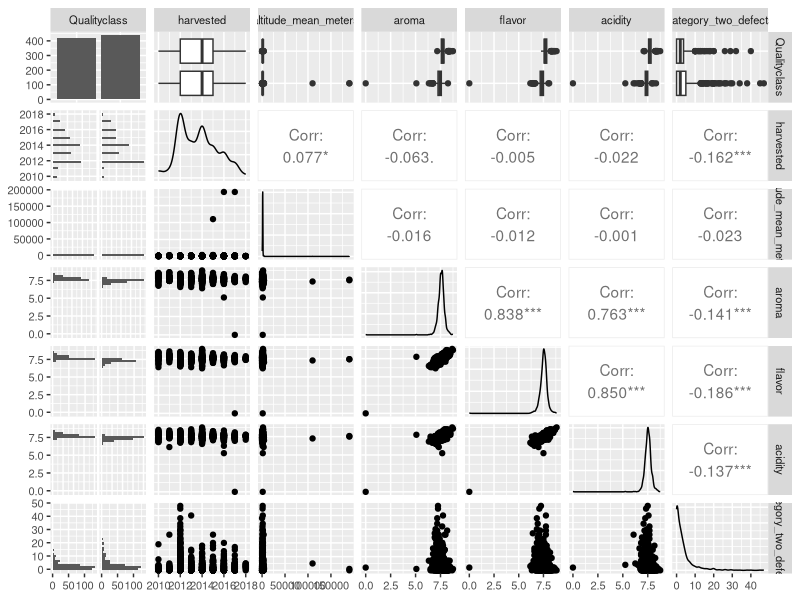

Recreate this plot in R.
##load library 
library(tidyverse)
library(ggplot2)
library(gridExtra)
library(GGally)

# import dataset and remove NA from dataset. 
data.origin <- read_csv("dataset8.csv")
data.no.NA <- data.origin %>% 
  na.omit()

glimpse(data.no.NA)
# Qualityclass act as our response variables, and have a binary response variables (Good/Bad).
# Select variables from data set.
data.analysis<- data.no.NA %>% 
  select(country_of_origin,
         harvested,
         Qualityclass,
         altitude_mean_meters,
         aroma,
         flavor,
         acidity)

#boxplot of Aroma/Flavor/Acidity/Farm's altitude by Quality class. 
plot.1 <- ggplot(data = data.no.NA, 
       aes(x = Qualityclass,
           y = aroma,
           fill = Qualityclass)) +
  geom_boxplot() +
  labs(x = "Quality class", y = "Aroma")+ 
  theme(legend.position = "none")
  

plot.2 <- ggplot(data = data.no.NA, 
       aes(x = Qualityclass,
           y = flavor,
           fill = Qualityclass)) +
  geom_boxplot() +
  labs(x = "Quality class", y = "Flavor")+ 
  theme(legend.position = "none")


plot.3 <- ggplot(data = data.no.NA, 
       aes(x = Qualityclass,
           y = acidity,
           fill = Qualityclass)) +
  geom_boxplot() +
  labs(x = "Quality class", y = "Acidity")+ 
  theme(legend.position = "none")


#cor between variables. 
pair.cor <- data.no.NA %>% 
  select(Qualityclass,
         harvested,
         altitude_mean_meters,
         aroma,
         flavor,
         acidity,
         category_two_defects) 
pair.cor$Qualityclass <- as.factor(pair.cor$Qualityclass)
#Quality class vs aroma.
plot.4 <- ggplot(data = pair.cor, aes(x = Qualityclass, y = aroma, fill = Qualityclass)) +
  geom_boxplot() +
  labs(x = "Quality class vs aroma.", y = "Aroma") +
  theme(legend.position = "none")

ggpairs(pair.cor) +
  theme(text = element_text(size=10))




